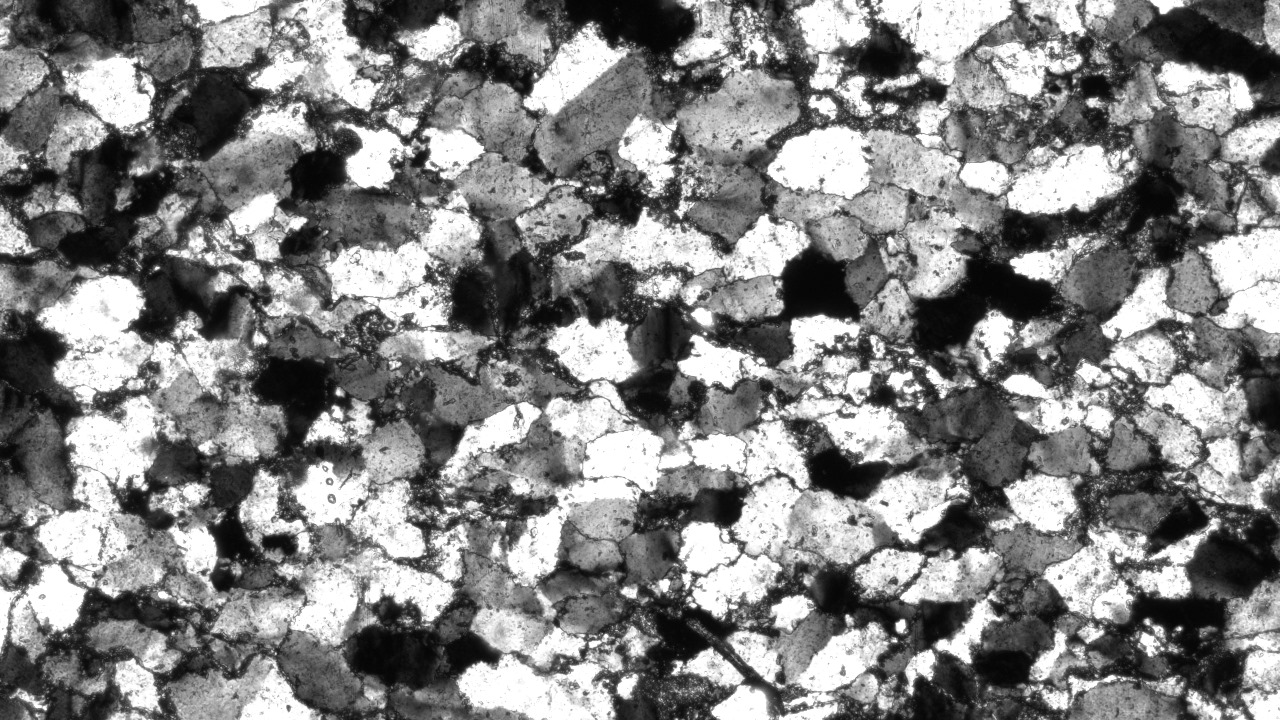
#> input picture 0.jpeg, 1280 x 720 px, found by its file name
$ python graph_cut_segmentation.py
#> lines starting #> are read from the running program, lines starting #| are printed output that depends on the picture
import cv2
import numpy as np
from skimage.segmentation import felzenszwalb
from skimage.color import label2rgb
import cv2.ximgproc


# [14 lines left out: functions morpho_operations_with_GB, morpho_operations_without_GB, not called in this run]

def graph_cut_segment(image_path, erosion_iter=1, dilation_iter=1):
    # Read the image
#> called with image_path = '0.jpeg', erosion_iter = 1, dilation_iter = 1
    img = cv2.imread(image_path)
#> img is the input picture: shape (720, 1280, 3); min 0, max 255, mean 130.6

    # Apply Gaussian blur to reduce noise
    blurred = cv2.GaussianBlur(img, (5, 5), 0)

    # Apply morphological operations with elliptical kernel
    kernel = cv2.getStructuringElement(cv2.MORPH_ELLIPSE, (7,7))
    eroded = cv2.erode(blurred, kernel, iterations=erosion_iter)
    dilated = cv2.dilate(eroded, kernel, iterations=dilation_iter)

    # Apply Felzenszwalb segmentation
    segments = felzenszwalb(dilated, scale=100, sigma=0.5, min_size=50)
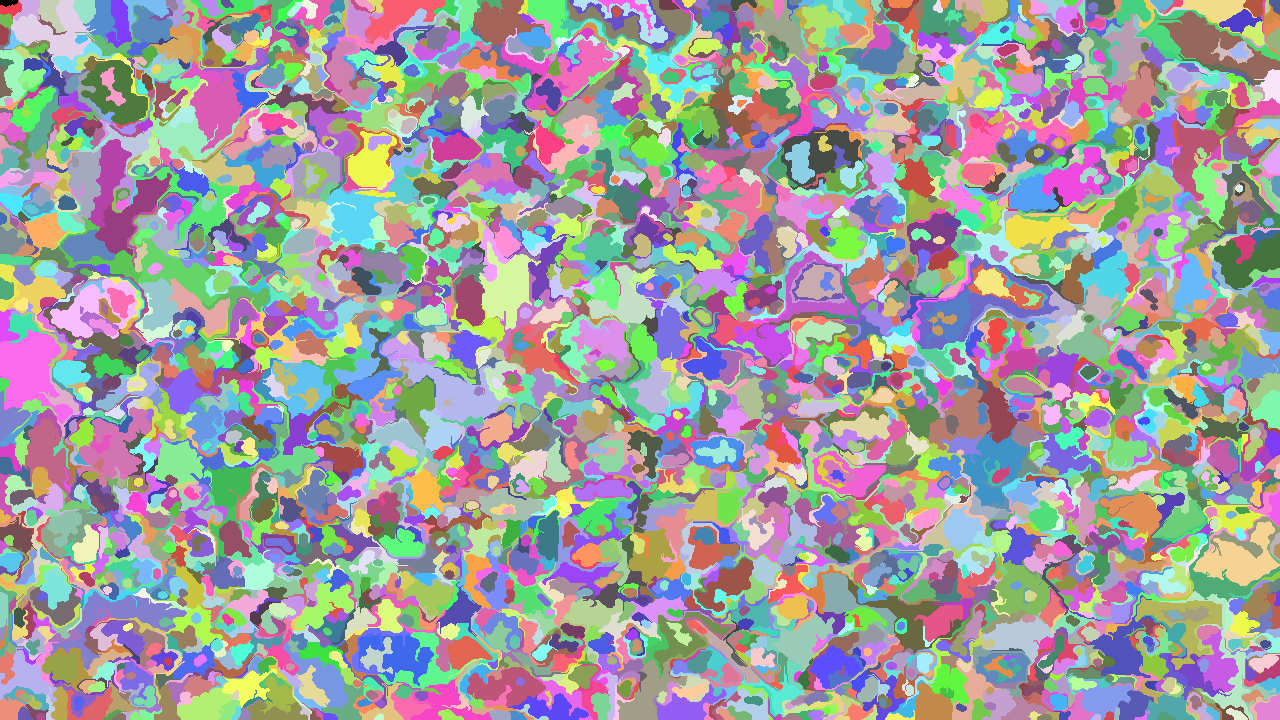
#> segments: shape (720, 1280) int64; 3929 distinct labels, from 0 to 3928; one colour per label, 0 black

    # Create colored segmentation
    segmented = label2rgb(segments, img, kind='avg')

    # Convert back to BGR for OpenCV
    segmented_bgr = cv2.cvtColor(np.uint8(segmented*255), cv2.COLOR_RGB2BGR)
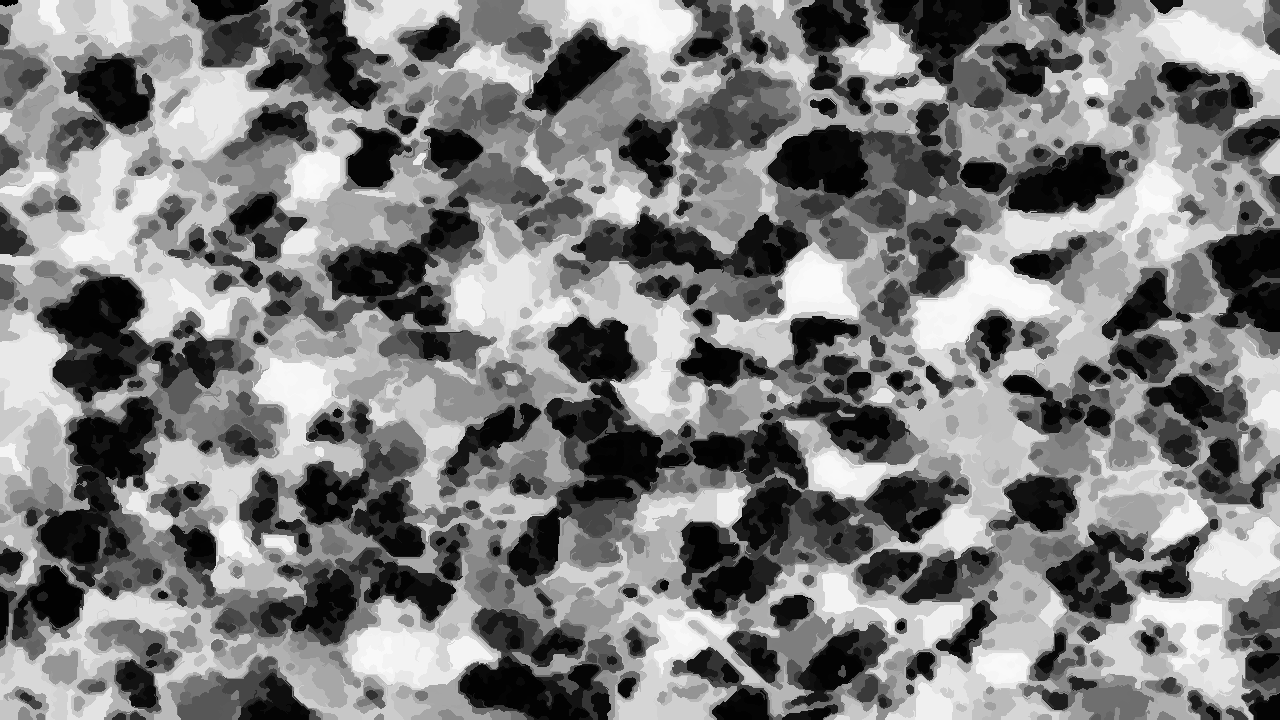
#> segmented_bgr: shape (720, 1280, 3); min 0, max 251, mean 125.8

    # Enhance edges
    edges = cv2.Canny(cv2.cvtColor(segmented_bgr, cv2.COLOR_BGR2GRAY), 50, 150)
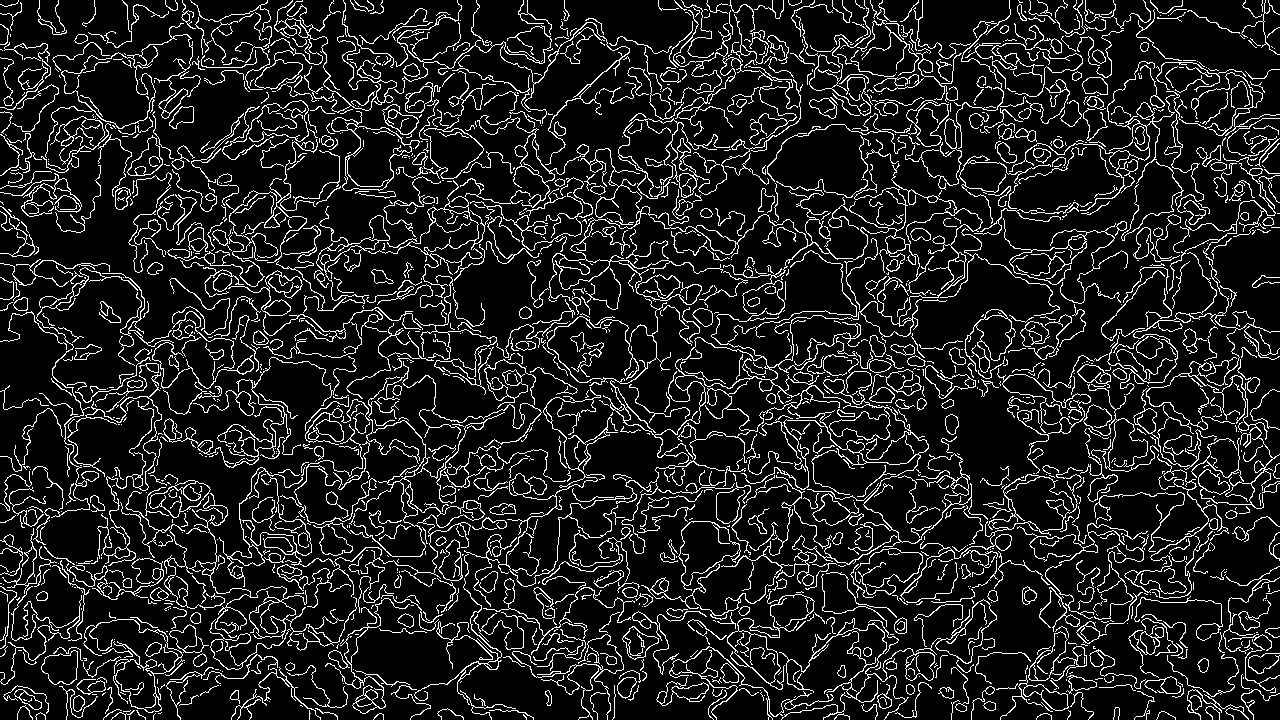
#> edges: shape (720, 1280); 12.2% white in thin lines or dots
    edges_colored = cv2.cvtColor(edges, cv2.COLOR_GRAY2BGR)
#> edges_colored: shape (720, 1280, 3); 12.2% white in thin lines or dots

    # Overlay edges on segmented image
    result = cv2.addWeighted(segmented_bgr, 0.7, edges_colored, 0.3, 0)
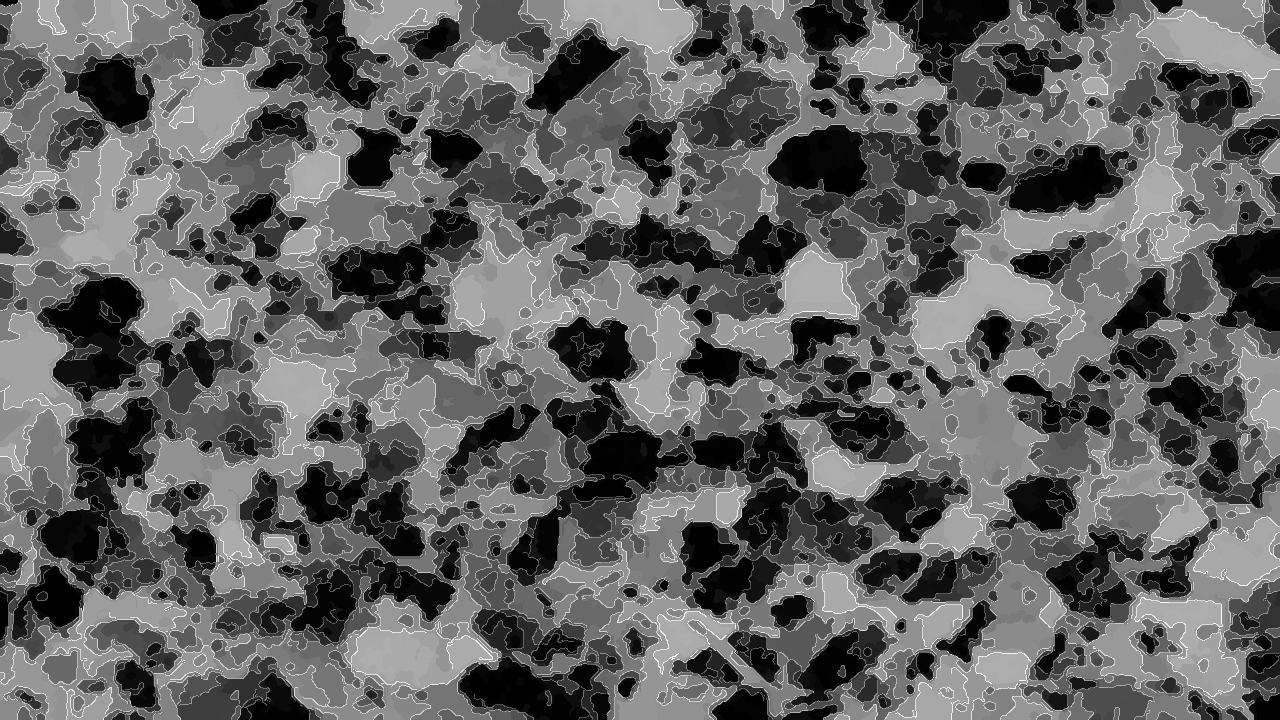
#> result: shape (720, 1280, 3); min 0, max 249, mean 97.5

    return result


# [52 lines left out: functions graph_cut_withoutGB, ximgproc_graph_cut, not called in this run]

if __name__ == "__main__":
    # Process image
    result = graph_cut_segment('0.jpeg')

    # Display results
    cv2.imshow('Original', cv2.imread('0.jpeg'))
    cv2.imshow('Graph Cut Result', result)
    cv2.waitKey(0)
    cv2.destroyAllWindows()

    # Save result
    cv2.imwrite('graph_cut_result.png', result)
